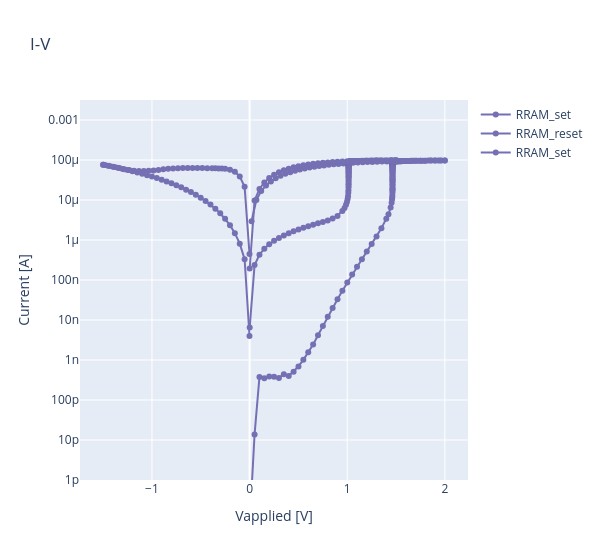

Notebook code for this chart:
### Code cell
with open('results_vtk/dill_RRAM_forming_20260509/trace_forming.pkl', 'rb') as f:
    trace_forming = dill.load(f)
with open('results_vtk/dill_RRAM_reset_20260509/trace_reset.pkl', 'rb') as f:
    trace_reset = dill.load(f)
with open('results_vtk/dill_RRAM_set_20260509/trace_set.pkl', 'rb') as f:
    trace_set = dill.load(f)

fig = go.Figure(data=[trace_forming, trace_reset, trace_set])

fig.update_layout(title='I-V',
        xaxis_title='Vapplied [V]',
        yaxis_title='Current [A]',width=600)    
fig.update_yaxes(type="log",range=[-12, -2.5])
fig.show()

### Figure 1 — Plotly figure (JSON) as saved in the notebook; plotly's stock layout.template omitted (floating-point values rounded to 4 significant figures; data arrays with more than 128 entries replaced by an {"elided": "..."} marker saying what was removed)
{"data": [{"line": {"color": "#7570b3"}, "mode": "markers+lines", "name": "RRAM_set", "type": "scatter", "x": {"elided": "262 float values"}, "y": {"elided": "262 float values"}}, {"line": {"color": "#7570b3"}, "mode": "markers+lines", "name": "RRAM_reset", "type": "scatter", "x": [-0.001, -0.05097, -0.1009, -0.1509, -0.2009, -0.2508, -0.2841, -0.3175, -0.3508, -0.3841, -0.434, -0.484, -0.534, -0.5839, -0.6339, -0.6839, -0.7338, -0.7838, -0.8338, -0.8837, -0.9337, -0.9837, -1.034, -1.084, -1.134, -1.184, -1.234, -1.283, -1.333, -1.383, -1.433, -1.483, -1.5, -1.5, -1.45, -1.4, -1.35, -1.3, -1.25, -1.2, -1.15, -1.1, -1.05, -1.0, -0.9504, -0.9004, -0.8504, -0.8005, -0.7505, -0.7005, -0.6506, -0.6006, -0.5506, -0.5007, -0.4507, -0.4007, -0.3508, -0.3008, -0.2508, -0.2009, -0.1509, -0.1009, -0.05097, -0.001], "y": [4.496e-07, 2.135e-05, 3.884e-05, 5.105e-05, 5.731e-05, 6.005e-05, 6.09e-05, 6.149e-05, 6.19e-05, 6.216e-05, 6.249e-05, 6.267e-05, 6.286e-05, 6.297e-05, 6.296e-05, 6.283e-05, 6.242e-05, 6.155e-05, 6.017e-05, 5.845e-05, 5.662e-05, 5.494e-05, 5.363e-05, 5.29e-05, 5.294e-05, 5.396e-05, 5.604e-05, 5.905e-05, 6.265e-05, 6.655e-05, 7.059e-05, 7.476e-05, 7.617e-05, 7.617e-05, 7.195e-05, 6.784e-05, 6.382e-05, 5.991e-05, 5.61e-05, 5.239e-05, 4.877e-05, 4.525e-05, 4.183e-05, 3.85e-05, 3.526e-05, 3.212e-05, 2.909e-05, 2.617e-05, 2.336e-05, 2.069e-05, 1.814e-05, 1.574e-05, 1.349e-05, 1.139e-05, 9.45e-06, 7.677e-06, 6.076e-06, 4.65e-06, 3.406e-06, 2.347e-06, 1.48e-06, 8.103e-07, 3.308e-07, 3.972e-09]}, {"line": {"color": "#7570b3"}, "mode": "markers+lines", "name": "RRAM_set", "type": "scatter", "x": {"elided": "196 float values"}, "y": {"elided": "196 float values"}}], "layout": {"title": {"text": "I-V"}, "width": 600, "xaxis": {"title": {"text": "Vapplied [V]"}}, "yaxis": {"range": [-12, -2.5], "title": {"text": "Current [A]"}, "type": "log"}}}
